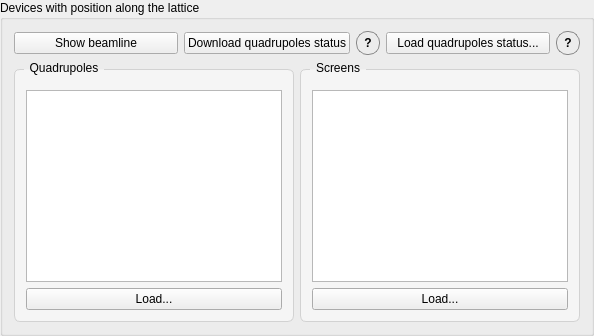
        <widget class="QGroupBox" name="devicesGroup">
         <property name="styleSheet">
          <string notr="true">QGroupBox#devicesGroup {
    background-color: rgb(245, 245, 245);
    border: 1px solid rgb(210, 210, 210);
    border-radius: 6px;
    margin-top: 8px;
    padding-top: 6px;
}
QGroupBox#devicesGroup::title {
    subcontrol-origin: margin;
    left: 10px;
    padding: 0 4px 0 4px;
}</string>
         </property>
         <property name="title">
          <string>Devices with position along the lattice</string>
         </property>
         <layout class="QVBoxLayout" name="devicesVBox">
          <item>
           <layout class="QHBoxLayout" name="horizontalLayout_8">
            <item>
             <widget class="QPushButton" name="show_beamline_button">
              <property name="maximumSize">
               <size>
                <width>240</width>
                <height>16777215</height>
               </size>
              </property>
              <property name="text">
               <string>Show beamline</string>
              </property>
             </widget>
            </item>
            <item>
             <widget class="QPushButton" name="download_quads_button">
              <property name="maximumSize">
               <size>
                <width>240</width>
                <height>16777215</height>
               </size>
              </property>
              <property name="text">
               <string>Download quadrupoles status</string>
              </property>
             </widget>
            </item>
            <item>
             <widget class="QToolButton" name="quad_status_tooltip">
              <property name="toolTip">
               <string>&lt;html&gt;&lt;head/&gt;&lt;body&gt;&lt;p&gt;Reads the quadrupole currents from the machine and synchronizes the in-memory RF-Track model through the calibrated current-to-gradient relation.&lt;/p&gt;&lt;/body&gt;&lt;/html&gt;</string>
              </property>
              <property name="styleSheet">
               <string notr="true">QToolButton#quad_status_tooltip{
    border: 1px solid #888;
    border-radius: 11px;
    min-width: 22px;
    max-width: 22px;
    min-height: 22px;
    max-height: 22px;
    padding: 0px;
    font-weight: bold;
}
QToolButton#quad_status_tooltip:hover {
    background-color: #e6e6e6;
}</string>
              </property>
              <property name="text">
               <string>?</string>
              </property>
             </widget>
            </item>
            <item>
             <widget class="QPushButton" name="load_machine_status_button">
              <property name="text">
               <string>Load quadrupoles status...</string>
              </property>
             </widget>
            </item>
            <item>
             <widget class="QToolButton" name="machine_status_tooltip">
              <property name="toolTip">
               <string>Pick a file with saved quadrupole currents. RF-Track will be updated with those values, so that both real machine and simulation have the same optics.</string>
              </property>
              <property name="styleSheet">
               <string notr="true">QToolButton#machine_status_tooltip{
    border: 1px solid #888;
    border-radius: 11px;
    min-width: 22px;
    max-width: 22px;
    min-height: 22px;
    max-height: 22px;
    padding: 0px;
    font-weight: bold;
}
QToolButton#machine_status_tooltip:hover {
    background-color: #e6e6e6;
}</string>
              </property>
              <property name="text">
               <string>?</string>
              </property>
             </widget>
            </item>
           </layout>
          </item>
          <item>
           <layout class="QHBoxLayout" name="devicesHBox">
            <item>
             <widget class="QGroupBox" name="quadrupolesGroup">
              <property name="styleSheet">
               <string notr="true">QGroupBox#quadrupolesGroup {
    background-color: rgb(245, 245, 245);
    border: 1px solid rgb(210, 210, 210);
    border-radius: 6px;
    margin-top: 8px;
    padding-top: 6px;
}
QGroupBox#quadrupolesGroup::title {
    subcontrol-origin: margin;
    left: 10px;
    padding: 0 4px 0 4px;
}</string>
              </property>
              <property name="title">
               <string>Quadrupoles</string>
              </property>
              <layout class="QVBoxLayout" name="quadrupolesVBox">
               <item>
                <widget class="QListWidget" name="quadrupoles_list">
                 <property name="selectionMode">
                  <enum>QAbstractItemView::ExtendedSelection</enum>
                 </property>
                </widget>
               </item>
               <item>
                <widget class="QPushButton" name="load_quadrupoles_button">
                 <property name="text">
                  <string>Load...</string>
                 </property>
                </widget>
               </item>
              </layout>
             </widget>
            </item>
            <item>
             <widget class="QGroupBox" name="screensGroup">
              <property name="styleSheet">
               <string notr="true">QGroupBox#screensGroup {
    background-color: rgb(245, 245, 245);
    border: 1px solid rgb(210, 210, 210);
    border-radius: 6px;
    margin-top: 8px;
    padding-top: 6px;
}
QGroupBox#screensGroup::title {
    subcontrol-origin: margin;
    left: 10px;
    padding: 0 4px 0 4px;
}</string>
              </property>
              <property name="title">
               <string>Screens</string>
              </property>
              <layout class="QVBoxLayout" name="screensVBox">
               <item>
                <widget class="QListWidget" name="screens_list">
                 <property name="selectionMode">
                  <enum>QAbstractItemView::ExtendedSelection</enum>
                 </property>
                </widget>
               </item>
               <item>
                <widget class="QPushButton" name="load_screens_button">
                 <property name="text">
                  <string>Load...</string>
                 </property>
                </widget>
               </item>
              </layout>
             </widget>
            </item>
           </layout>
          </item>
         </layout>
        </widget>
